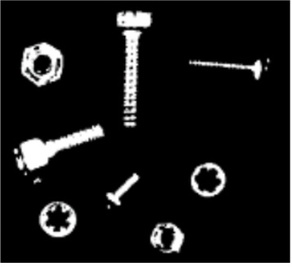
#> input picture erosion.jpg, 292 x 267 px, shrunk from 357 x 327 before the run, found by its file name
$ jupyter execute 'lab4_morphological treatment.ipynb'
#> lines starting #> are read from the running program, lines starting #| are printed output that depends on the picture; after the words box and inside, x2 and y2 are one past the last pixel; in counts of white or black regions, pixels touching at a corner belong together
# 형태학적 처리
- 침식연산
- 팽창연산
- 열림연산
- 닫힘연산

# 침식 erosion
- 끊어져 있는 영상을 지우는 연산
- 최소값 필터

[cell 1]
import cv2
import matplotlib.pyplot as plt
import numpy as np

src = cv2.imread('erosion.jpg',0)
#> src: shape (267, 292); min 0, max 255, mean 25.4
dst = np.copy(src)
H,W = src.shape[:2]
#> H = 267; W = 292

thr = 100
binary = np.where(dst < thr, 0, 255)
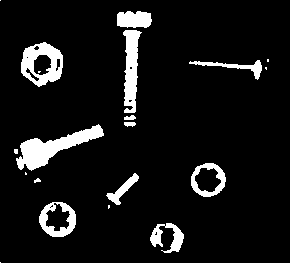
#> binary: shape (267, 292) int64; 10.4% white; 20 white regions (7 under 20 px), largest, box (x1, y1, x2, y2) and area: (0, 0, 292, 267) 1695, (16, 124, 104, 171) 1484, (21, 42, 63, 87) 1057
mask_size = 3

[cell 2]
boundary = int ((mask_size -1) /2.0)

[cell 3]
for h in range(boundary, H -boundary):
    for w in range(boundary, W - boundary):
        src_mask = binary[h-boundary:h+boundary+1, w-boundary:w+boundary+1]
        dst[h,w] = np.min(src_mask)

dst = dst.astype(np.uint8)

[cell 4]
fig, axes = plt.subplots(nrows=1, ncols=2, figsize=(10,5))
axes[0].imshow(src,cmap= 'gray')
axes[0].set_title('Original')
axes[1].imshow(dst, cmap = 'gray')
axes[1].set_title('Erosion')
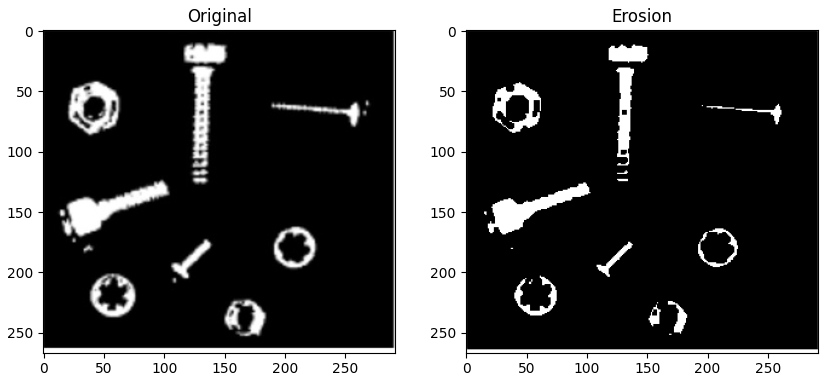
#> figure drawn by matplotlib, 2 panels

# 팽창 dilation
- 좀더 진해짐
- 최대 값 필터

[cell 5]
for h in range(boundary, H -boundary):
    for w in range(boundary, W - boundary):
        src_mask = binary[h-boundary:h+boundary+1, w-boundary:w+boundary+1]
        dst[h,w] = np.max(src_mask)
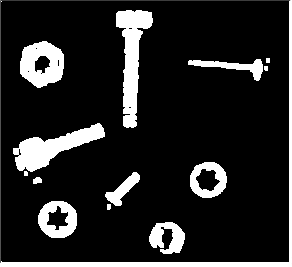
#> dst: shape (267, 292); min 0, max 255, mean 36.6

dst = dst.astype(np.uint8)

[cell 6]
fig, axes = plt.subplots(nrows=1, ncols=2, figsize=(10,5))
axes[0].imshow(src,cmap= 'gray')
axes[0].set_title('Original')
axes[1].imshow(dst, cmap = 'gray')
axes[1].set_title('Dilation')

# 열린 open
- 침식 -> 팽창
- 주변에 있는 것은 복구가 되고 아닌것은 원래대로 복구가 안됨

[cell 7]
import cv2
import matplotlib.pyplot as plt
import numpy as np

src = cv2.imread('open_calc.jpg',0)
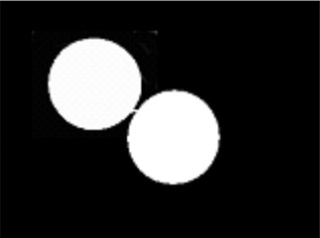
#> input picture open_calc.jpg, 320 x 238 px, shrunk from 392 x 292 before the run, found by its file name
#> src: shape (238, 320); min 0, max 255, mean 45.8
dst = np.zeros_like(src)
H,W = src.shape[:2]
#> H = 238; W = 320

thr = 120
binary = np.where(src < thr, 0, 255)
#> binary: shape (238, 320) int64; 18.2% white; 2 white regions, box (x1, y1, x2, y2) and area: (48, 38, 220, 185) 13515, (0, 0, 320, 1) 320
mask_size = 5

boundary = int ((mask_size - 1) /2.0)

[cell 8]
def erosion(size,bin):
#> called with size = 5
    boundary = int ((size - 1) /2.0)
    for h in range(boundary, H -boundary):
        for w in range(boundary, W - boundary):
            src_mask = bin[h-boundary:h+boundary+1, w-boundary:w+boundary+1]
            dst[h,w] = np.min(src_mask)
#> dst: shape (238, 320); 15.8% white; 2 white regions, box (x1, y1, x2, y2) and area: (129, 92, 218, 182) 6039, (50, 40, 139, 128) 6006

[cell 9]
erosion(5, binary) # mask_size = 5
dst_erosion = dst.astype(np.uint8)

[cell 10]
def dilation(size, bin):
#> called with size = 3
    boundary = int ((size - 1) /2.0)
    for h in range(boundary, H -boundary):
        for w in range(boundary, W - boundary):
            src_mask = bin[h-boundary:h+boundary+1, w-boundary:w+boundary+1]
            dst[h,w] = np.max(src_mask)
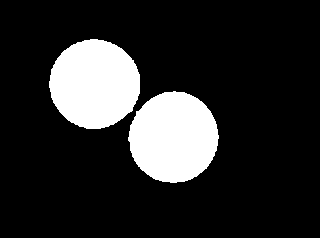
#> dst: shape (238, 320); 16.8% white; 2 white regions, box (x1, y1, x2, y2) and area: (128, 91, 219, 183) 6401, (49, 39, 140, 129) 6364

[cell 11]
dilation(3, dst_erosion) # mask_size = 3

[cell 12]
dst_open = dst.astype(np.uint8)

[cell 13]
fig, axes = plt.subplots(nrows=1, ncols=3, figsize=(15,5))
axes[0].imshow(src, cmap= 'gray')
axes[0].set_title('Original')
axes[1].imshow(dst_erosion,cmap= 'gray')
axes[1].set_title('Erosion')
axes[2].imshow(dst_open, cmap = 'gray')
axes[2].set_title('Open')

# 열림 연산

[cell 14]
import cv2
import matplotlib.pyplot as plt
import numpy as np

src = cv2.imread('cell.jpg',0)
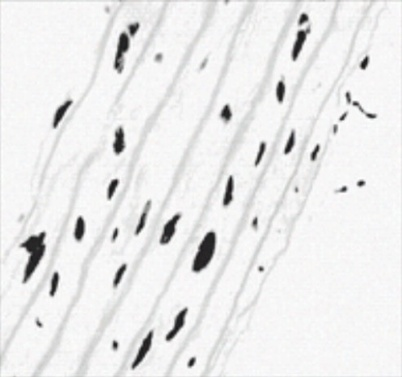
#> input picture cell.jpg, 402 x 377 px, shrunk from 492 x 462 before the run, found by its file name
#> src: shape (377, 402); min 19, max 255, mean 234.8
kernel = np.ones((3,3))

erosion = cv2.erode(src, kernel, iterations=3)
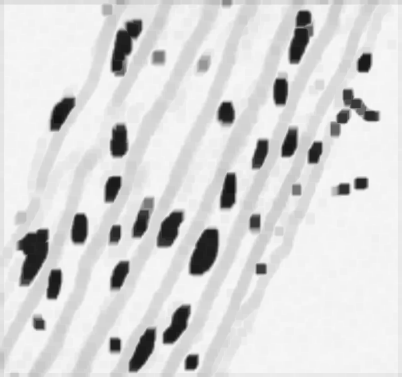
#> erosion: shape (377, 402); min 19, max 247, mean 216.5
open = cv2.dilate(erosion, kernel, iterations=3)


fig, axes = plt.subplots(nrows=1, ncols=3, figsize=(15,5))
axes[0].imshow(src, cmap= 'gray')
axes[0].set_title('Original')
axes[1].imshow(erosion,cmap= 'gray')
axes[1].set_title('Erosion')
axes[2].imshow(open, cmap = 'gray')
axes[2].set_title('Open')

# binary

[cell 15]
import cv2
import matplotlib.pyplot as plt
import numpy as np

# src= cv2.imread("cell.jpg",0)
src= cv2.imread("mosquito.png",0)
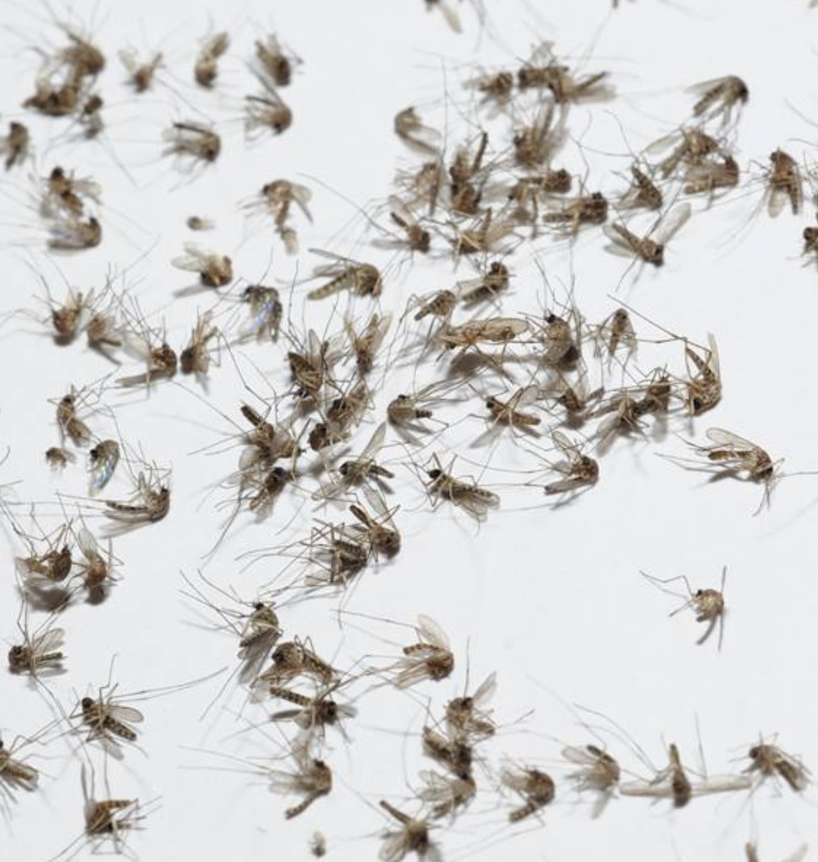
#> input picture mosquito.png, 818 x 862 px, shrunk from 1002 x 1056 before the run, found by its file name
#> src: shape (862, 818); min 8, max 255, mean 207.9

h,w = src.shape
#> h = 862; w = 818
T = 100
dst = np.where(src >= T, 0,255)
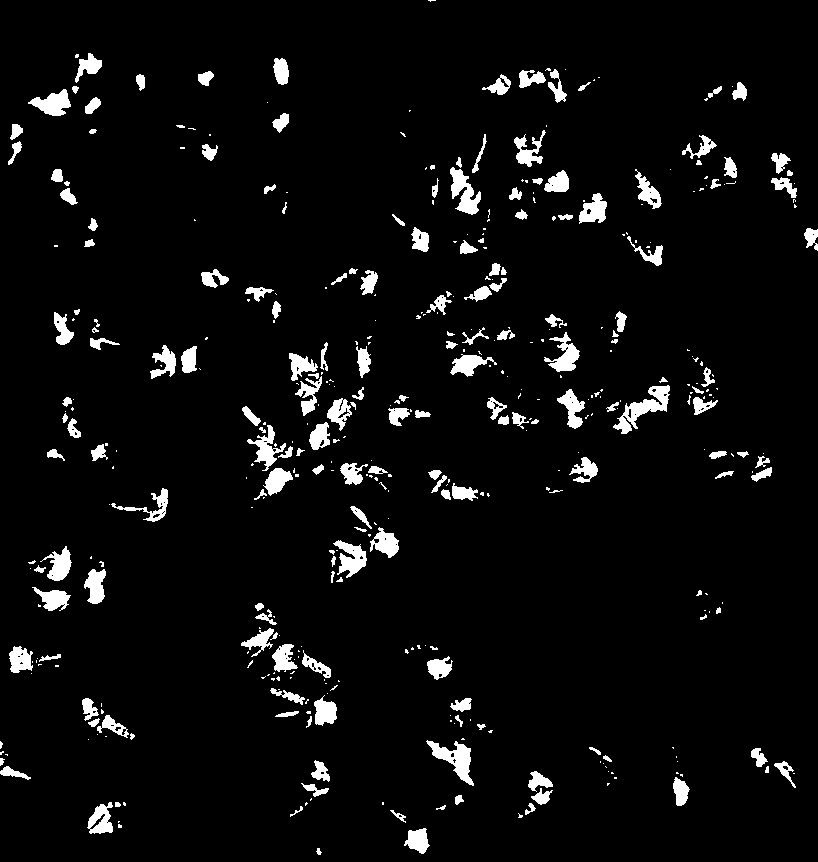
#> dst: shape (862, 818) int64; 5% white; 430 white regions (242 under 20 px), largest, box (x1, y1, x2, y2) and area: (613, 385, 670, 434) 979, (426, 740, 474, 786) 847, (450, 167, 481, 215) 763


fig, axes = plt.subplots(nrows=1, ncols=2, figsize=(10,5))
axes[0].imshow(src, cmap = 'gray')
axes[0].set_title('Original')
axes[1].imshow(dst, cmap = 'gray')
axes[1].set_title('binary')

plt.show()

[cell 16]
dst= dst.astype(np.uint8)
kernel = np.ones((3,3))
dst_erosion = cv2.erode(dst, kernel, iterations=2)
#> dst_erosion: shape (862, 818); 1.3% white; 167 white regions (82 under 20 px), largest, box (x1, y1, x2, y2) and area: (34, 92, 68, 114) 347, (456, 746, 469, 781) 273, (317, 702, 334, 723) 272
dst_dilation = cv2.dilate(dst_erosion, kernel, iterations=2)
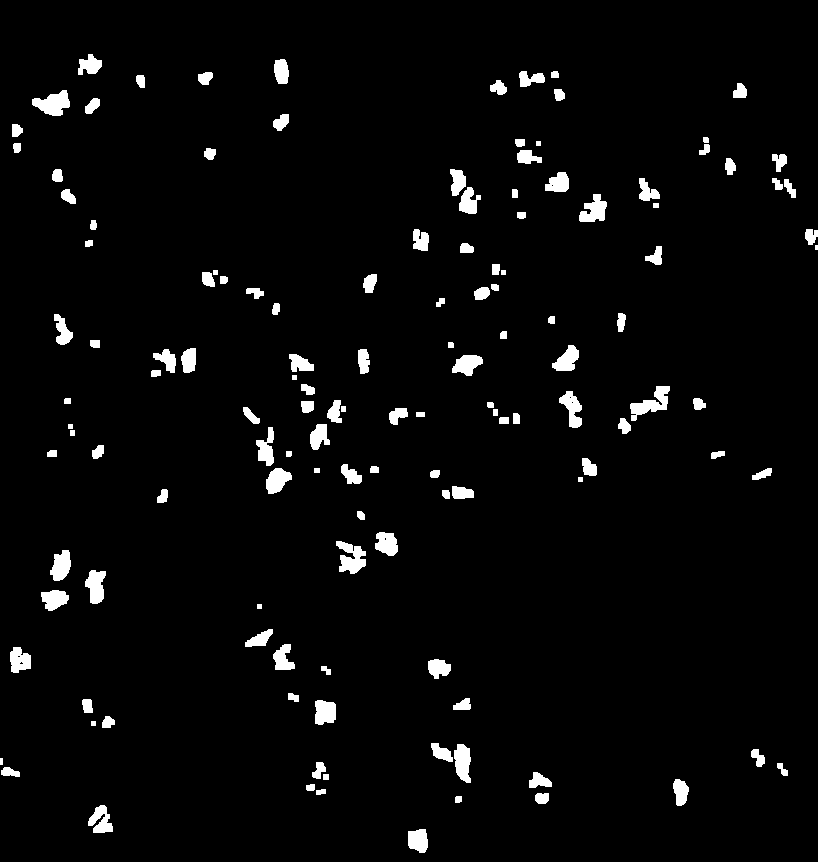
#> dst_dilation: shape (862, 818); 3.4% white; 135 white regions (1 under 20 px), largest, box (x1, y1, x2, y2) and area: (630, 386, 670, 421) 614, (32, 90, 70, 116) 603, (336, 541, 366, 574) 597

[cell 17]
fig, axes = plt.subplots(nrows=1, ncols=3, figsize=(15,5))
axes[0].imshow(src, cmap = 'gray')
axes[0].set_title('Original')
axes[1].imshow(dst, cmap = 'gray')
axes[1].set_title('binary')
axes[2].imshow(dst_dilation, cmap = 'gray')
axes[2].set_title('open')
plt.show()
